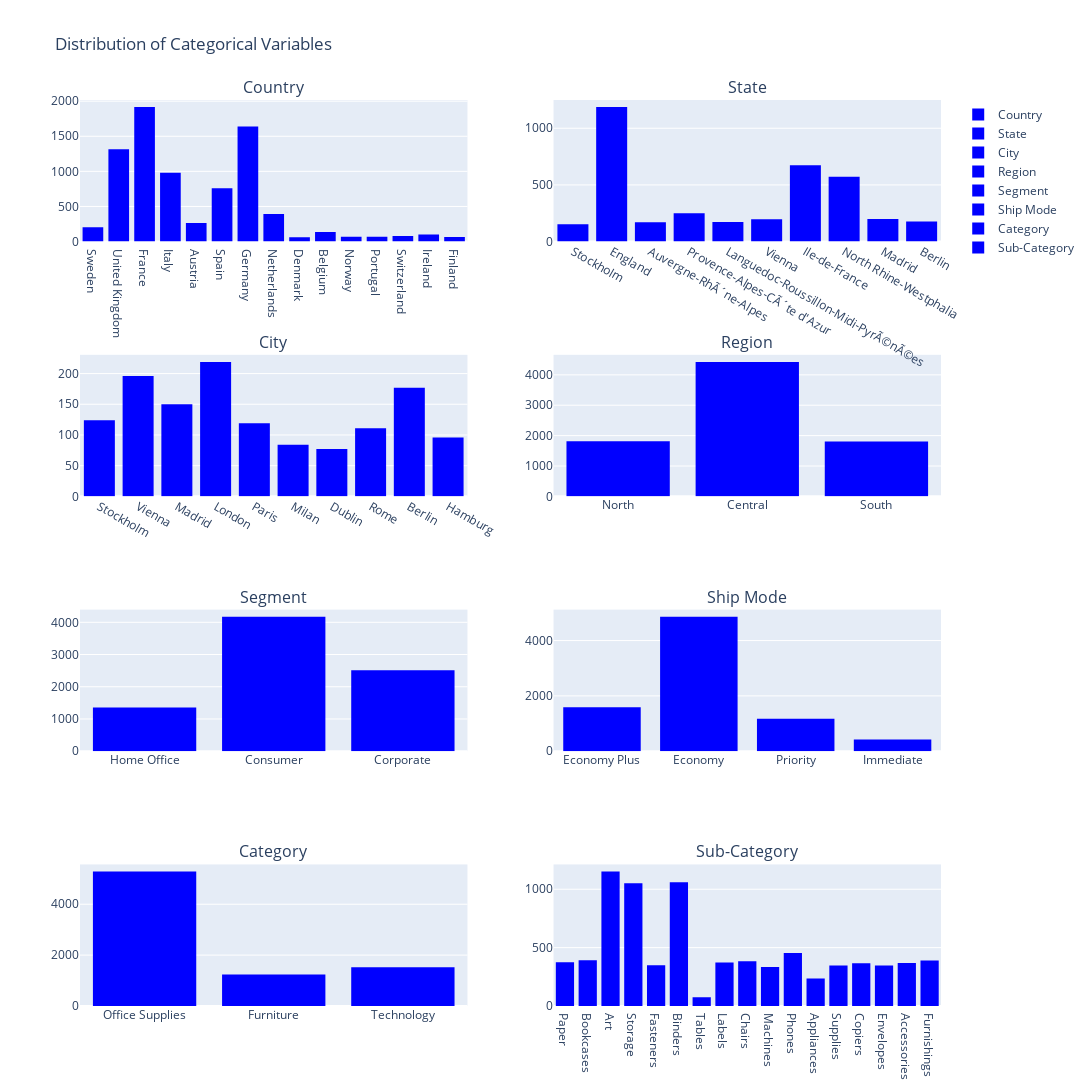

The cell this chart's notebook holds for it:
### Code cell
# Select top 10 values for 'State' and 'City'
top_states = df['State'].value_counts().head(10).index
top_cities = df['City'].value_counts().head(10).index

# Create subplots
fig = make_subplots(rows=4, cols=2, subplot_titles=('Country', 'State', 'City', 'Region', 'Segment', 'Ship Mode', 'Category', 'Sub-Category'))

# Add histograms to subplots with custom names
fig.add_trace(go.Histogram(x=df['Country'], marker_color='blue', name='Country'), row=1, col=1)
fig.add_trace(go.Histogram(x=df[df['State'].isin(top_states)]['State'], marker_color='blue', name='State'), row=1, col=2)
fig.add_trace(go.Histogram(x=df[df['City'].isin(top_cities)]['City'], marker_color='blue', name='City'), row=2, col=1)
fig.add_trace(go.Histogram(x=df['Region'], marker_color='blue', name='Region'), row=2, col=2)
fig.add_trace(go.Histogram(x=df['Segment'], marker_color='blue', name='Segment'), row=3, col=1)
fig.add_trace(go.Histogram(x=df['Ship Mode'], marker_color='blue', name='Ship Mode'), row=3, col=2)
fig.add_trace(go.Histogram(x=df['Category'], marker_color='blue', name='Category'), row=4, col=1)
fig.add_trace(go.Histogram(x=df['Sub-Category'], marker_color='blue', name='Sub-Category'), row=4, col=2)

# Update layout
fig.update_layout(title_text="Distribution of Categorical Variables",height=1500, width=1300)

# Show the plot

### Figure 1 — Plotly figure (JSON) as saved in the notebook; plotly's stock layout.template omitted (floating-point values rounded to 4 significant figures; data arrays with more than 128 entries replaced by an {"elided": "..."} marker saying what was removed)
{"data": [{"marker": {"color": "blue"}, "name": "Country", "type": "histogram", "x": {"elided": "8047 str values"}, "xaxis": "x", "yaxis": "y"}, {"marker": {"color": "blue"}, "name": "State", "type": "histogram", "x": {"elided": "3749 str values"}, "xaxis": "x2", "yaxis": "y2"}, {"marker": {"color": "blue"}, "name": "City", "type": "histogram", "x": {"elided": "1353 str values"}, "xaxis": "x3", "yaxis": "y3"}, {"marker": {"color": "blue"}, "name": "Region", "type": "histogram", "x": {"elided": "8047 str values"}, "xaxis": "x4", "yaxis": "y4"}, {"marker": {"color": "blue"}, "name": "Segment", "type": "histogram", "x": {"elided": "8047 str values"}, "xaxis": "x5", "yaxis": "y5"}, {"marker": {"color": "blue"}, "name": "Ship Mode", "type": "histogram", "x": {"elided": "8047 str values"}, "xaxis": "x6", "yaxis": "y6"}, {"marker": {"color": "blue"}, "name": "Category", "type": "histogram", "x": {"elided": "8047 str values"}, "xaxis": "x7", "yaxis": "y7"}, {"marker": {"color": "blue"}, "name": "Sub-Category", "type": "histogram", "x": {"elided": "8047 str values"}, "xaxis": "x8", "yaxis": "y8"}], "layout": {"annotations": [{"font": {"size": 16}, "showarrow": false, "text": "Country", "x": 0.225, "xanchor": "center", "xref": "paper", "y": 1, "yanchor": "bottom", "yref": "paper"}, {"font": {"size": 16}, "showarrow": false, "text": "State", "x": 0.775, "xanchor": "center", "xref": "paper", "y": 1, "yanchor": "bottom", "yref": "paper"}, {"font": {"size": 16}, "showarrow": false, "text": "City", "x": 0.225, "xanchor": "center", "xref": "paper", "y": 0.7188, "yanchor": "bottom", "yref": "paper"}, {"font": {"size": 16}, "showarrow": false, "text": "Region", "x": 0.775, "xanchor": "center", "xref": "paper", "y": 0.7188, "yanchor": "bottom", "yref": "paper"}, {"font": {"size": 16}, "showarrow": false, "text": "Segment", "x": 0.225, "xanchor": "center", "xref": "paper", "y": 0.4375, "yanchor": "bottom", "yref": "paper"}, {"font": {"size": 16}, "showarrow": false, "text": "Ship Mode", "x": 0.775, "xanchor": "center", "xref": "paper", "y": 0.4375, "yanchor": "bottom", "yref": "paper"}, {"font": {"size": 16}, "showarrow": false, "text": "Category", "x": 0.225, "xanchor": "center", "xref": "paper", "y": 0.1562, "yanchor": "bottom", "yref": "paper"}, {"font": {"size": 16}, "showarrow": false, "text": "Sub-Category", "x": 0.775, "xanchor": "center", "xref": "paper", "y": 0.1562, "yanchor": "bottom", "yref": "paper"}], "height": 1500, "title": {"text": "Distribution of Categorical Variables"}, "width": 1300, "xaxis": {"anchor": "y", "domain": [0, 0.45]}, "xaxis2": {"anchor": "y2", "domain": [0.55, 1]}, "xaxis3": {"anchor": "y3", "domain": [0, 0.45]}, "xaxis4": {"anchor": "y4", "domain": [0.55, 1]}, "xaxis5": {"anchor": "y5", "domain": [0, 0.45]}, "xaxis6": {"anchor": "y6", "domain": [0.55, 1]}, "xaxis7": {"anchor": "y7", "domain": [0, 0.45]}, "xaxis8": {"anchor": "y8", "domain": [0.55, 1]}, "yaxis": {"anchor": "x", "domain": [0.8438, 1]}, "yaxis2": {"anchor": "x2", "domain": [0.8438, 1]}, "yaxis3": {"anchor": "x3", "domain": [0.5625, 0.7188]}, "yaxis4": {"anchor": "x4", "domain": [0.5625, 0.7188]}, "yaxis5": {"anchor": "x5", "domain": [0.2812, 0.4375]}, "yaxis6": {"anchor": "x6", "domain": [0.2812, 0.4375]}, "yaxis7": {"anchor": "x7", "domain": [0, 0.1562]}, "yaxis8": {"anchor": "x8", "domain": [0, 0.1562]}}}
